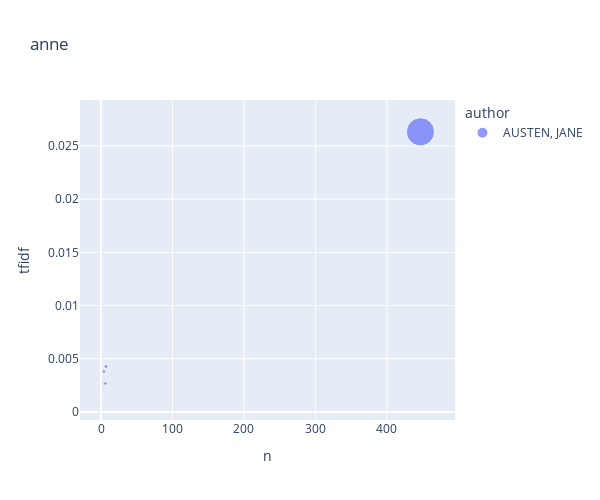

Notebook code for this chart:
### Code cell
top_books_for_term('anne')

### Figure 1 — Plotly figure (JSON) as saved in the notebook; plotly's stock layout.template omitted (floating-point values rounded to 4 significant figures)
{"data": [{"hovertemplate": "<b>%{hovertext}</b><br><br>author=AUSTEN, JANE<br>n=%{x}<br>tfidf=%{y}<br>tf=%{marker.size}<extra></extra>", "hovertext": ["EMMA", "LOVE AND FREINDSHIP SIC", "NORTHANGER ABBEY", "PERSUASION", "PRIDE AND PREJUDICE", "SENSE AND SENSIBILITY"], "legendgroup": "AUSTEN, JANE", "marker": {"color": "#636efa", "size": [0.001069, 0.0002081, 0.00261, 0.1284, 0.002317, 0.002172], "sizemode": "area", "sizeref": 0.000321, "symbol": "circle"}, "mode": "markers", "name": "AUSTEN, JANE", "orientation": "v", "showlegend": true, "type": "scatter", "x": [3, 1, 7, 447, 4, 6], "xaxis": "x", "y": [0.00263, 0.001024, 0.004282, 0.02633, 0.003802, 0.002673], "yaxis": "y"}], "layout": {"height": 500, "legend": {"itemsizing": "constant", "title": {"text": "author"}, "tracegroupgap": 0}, "title": {"text": "anne"}, "width": 600, "xaxis": {"anchor": "y", "autorange": true, "domain": [0, 1], "range": [-29.59, 496.0], "title": {"text": "n"}, "type": "linear"}, "yaxis": {"anchor": "x", "autorange": true, "domain": [0, 1], "range": [-0.000762, 0.02933], "title": {"text": "tfidf"}, "type": "linear"}}}
